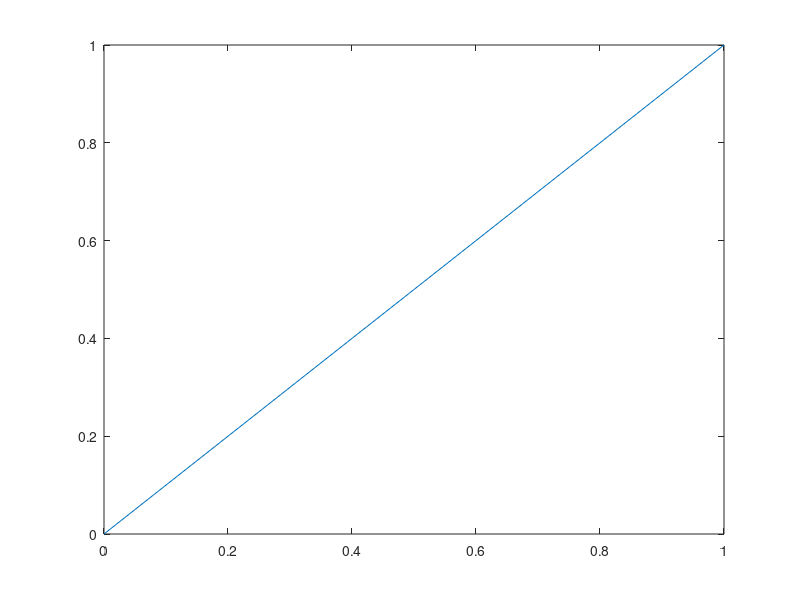

The MATLAB source for this figure:
clear all 
close all
clc

np = 5; % point number
comp_dom = 1; % Domain length
h= comp_dom/(np-1); % Spacing

%% Initial Condition
y(np) = 1;
y(1) = 0;

y_new(np) = 1;
y_new(1) = 0;

%% Main execution

error_mag = 1;
error_tol = 1e-7;
iter = 0;

while error_mag > error_tol
    for i = 2:(np-1)
            y_new(i) = 0.5 .* (y(i-1)+y(i+1));
        iter = iter +1;
        end
        
    
    error_mag = 0;
    for i = 2:(np-1)
            error_mag = error_mag + abs(y(i)-y_new(i));
    end
    y=y_new ;
end        
    
    


%% PLOTTING

x = ((1:np)-1).*h ;
plot(x,y)
